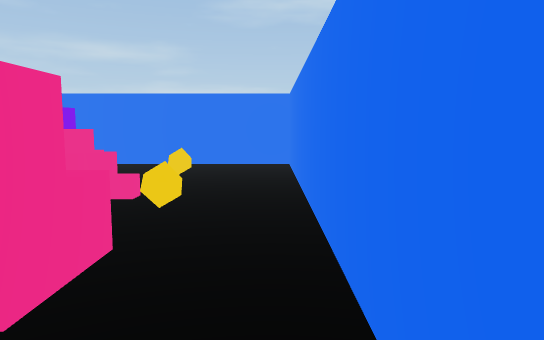
[1] (above)

15 first-person views from a walk through a scene from a Unity 3-D project. The camera is 1.5 m above the floor, tilts 6° down and sees 70° across. The floor is counted in squares, 1 m on a side. Each view is taken from the middle of a square. On the plan, view 1 faces up. The plan holds only what a view shows up to about 17 squares ahead; the rest is blank. The player is left out.

[2]
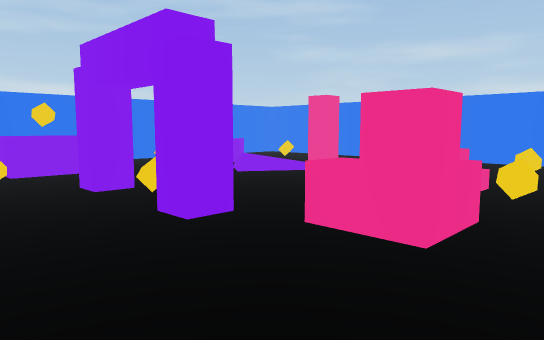

[3]
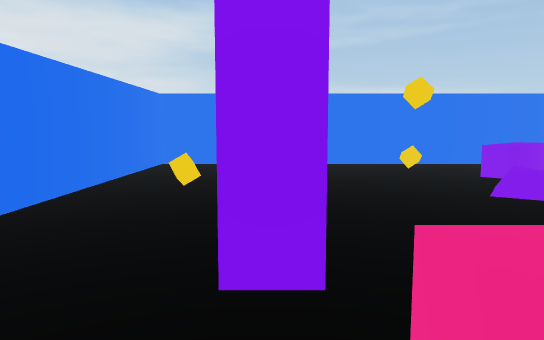

[4]
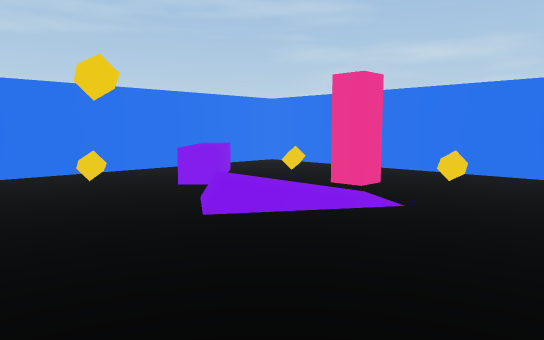

[5]
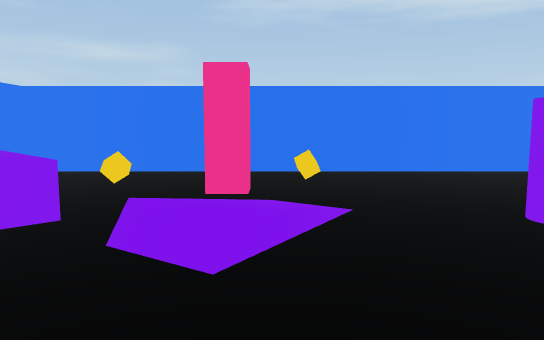

[6]
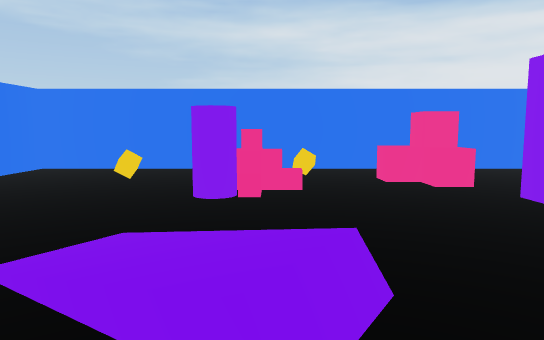

[7]
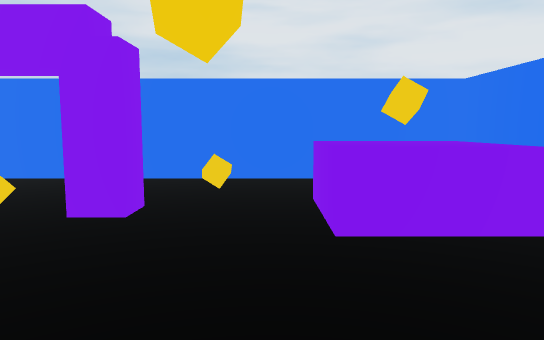

[8]
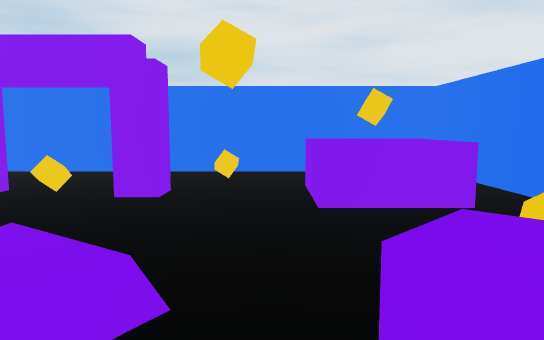

[9]
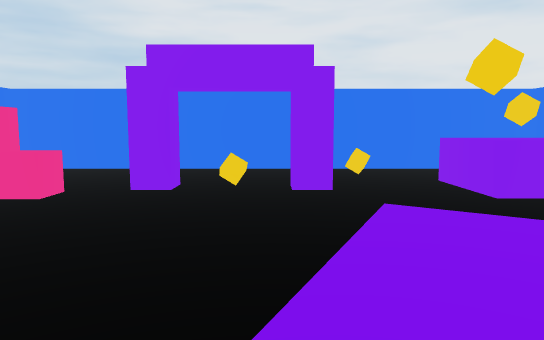

[10]
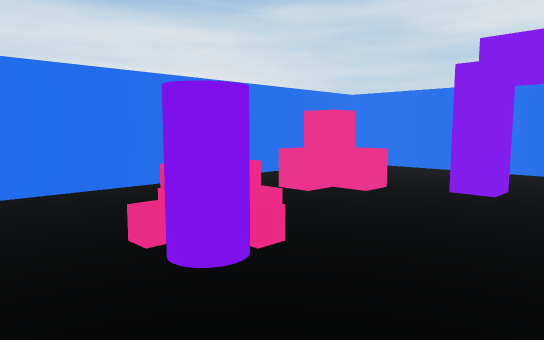

[11]
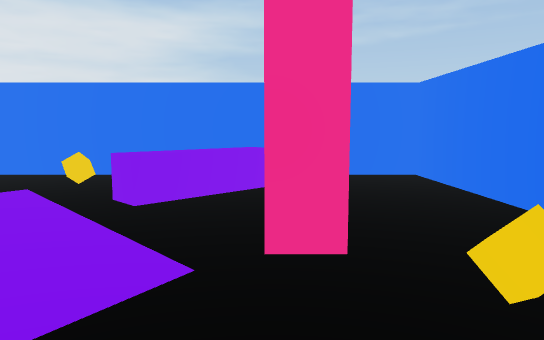

[12]
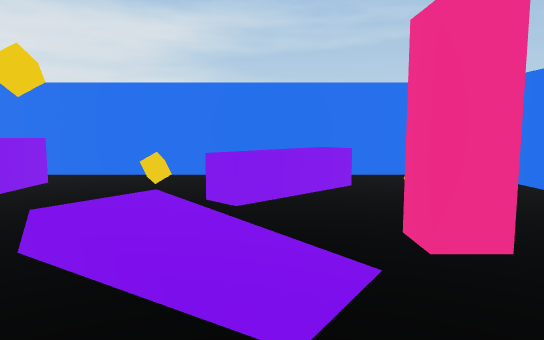

[13]
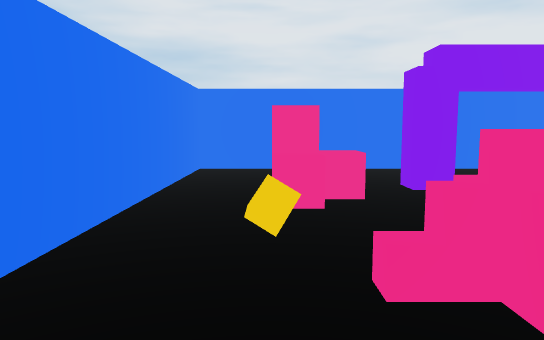

[14]
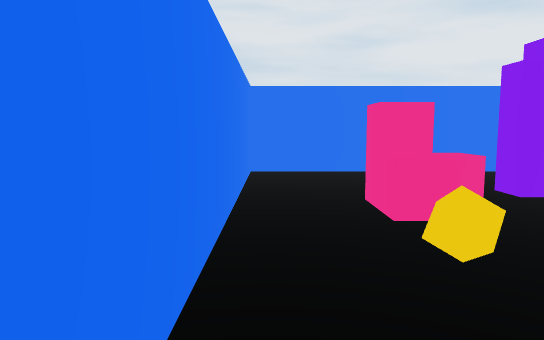

[15]
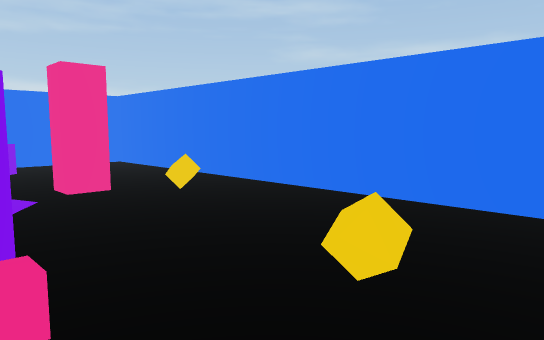

### Floor plan
Key: @ floor where view 1 was taken; # wall or solid block; . main floor; : floor 0.5 m higher than the main floor; / step, stairs or slope; = window, fence, low wall or low ledge; ^ raised ledge; C cube; P purple cylinder; B purple block; O other object.
Columns run from 19 left of view 1 to 1 right of it. Each row starts with its distance up from view 1.
 17 #####################
 16 #...................#
 15 #...................#
 14 #.........C.........#
 13 #....C..O...........#
 12 #..^....O.......C...#
 11 #. ^^...............#
 10 #..^^^..//....P.....#
  9 #...^^..///..PP.....#
  8 #......=:/.....O....#
  7 #..C....=........C..#
  6 #...................#
  5 #...............OO..#
  4 #..............OOO..#
  3 #.^^^^.........OOO..#
  2 #.^CC^...B.C.B......#
  1 #.^^^^..............#
  0 #......C...........@#
 -1 #...................#
 -2 #...................#
 -3 #####################

Where each view was taken, in squares from view 1:
view 1: 0 up, 0 right, facing up
view 2: 2 down, 0 right, facing up-left
view 3: 2 up, 2 left, facing left
view 4: 3 up, 5 left, facing up-left
view 5: 3 up, 10 left, facing up
view 6: 8 up, 14 left, facing right
view 7: 9 up, 13 left, facing down
view 8: 11 up, 13 left, facing down
view 9: 12 up, 9 left, facing down
view 10: 12 up, 9 left, facing down-right
view 11: 12 up, 6 left, facing left
view 12: 10 up, 6 left, facing left
view 13: 12 up, 2 left, facing down
view 14: 11 up, 0 right, facing down
view 15: 9 up, 1 left, facing up-left
